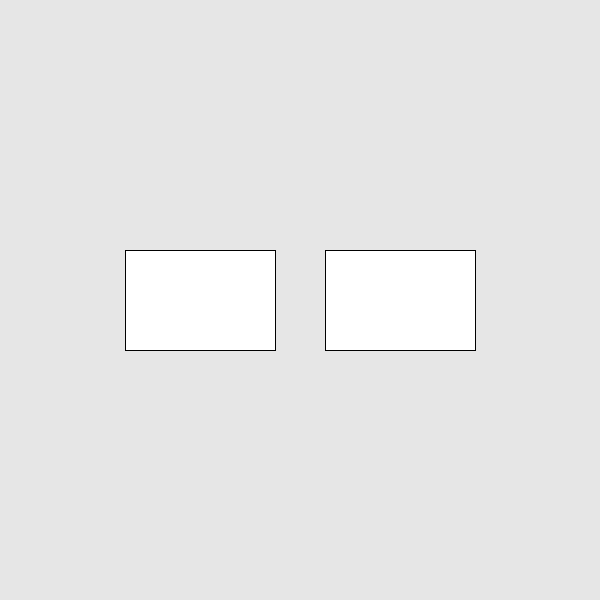
Frame 1 (no input)
Frame 60 (the mouse pressed at the canvas centre just before this capture): identical to frame 1, image omitted
Frame 120 (the mouse held since frame 60 and released just before this capture): identical to frame 1, image omitted

The Processing sketch that drew this single still picture (run headless with seeded random() and noise(); from frame 60 on, the mouse is pressed at the canvas centre):

// Processing sketch: conditionals3
// ── conditionals3.pde
//same as previous sketch, but two rectangles now

int rect1X, rect1Y;
int rect1W, rect1H;

int rect2X, rect2Y;
int rect2W, rect2H;

void setup() {
  size(600, 600);

  rect1X = 125;
  rect1Y = 250;
  rect1W = 150;
  rect1H = 100;

  rect2X = 325;
  rect2Y = 250;
  rect2W = 150;
  rect2H = 100;
}

void draw() {
  background(230);

  if (mouseX > rect1X && mouseX < rect1X + rect1W &&
    mouseY > rect1Y && mouseY < rect1Y + rect1H) {
    fill(255, 0, 0);
  } else {
    fill(255);
  }

  rect(rect1X, rect1Y, rect1W, rect1H);
  
  if (mouseX > rect2X && mouseX < rect2X + rect2W &&
    mouseY > rect2Y && mouseY < rect2Y + rect2H) {
    fill(0, 0, 255);
  } else {
    fill(255);
  }

  rect(rect2X, rect2Y, rect2W, rect2H);

}
